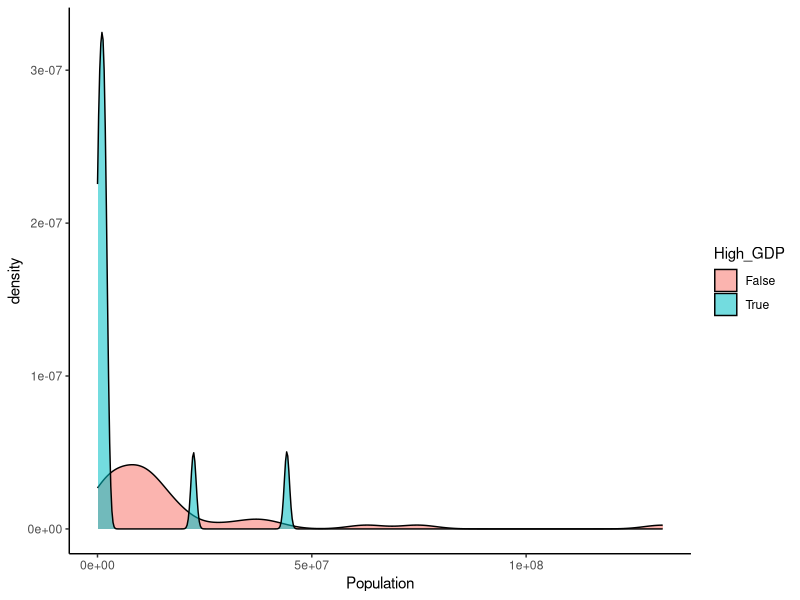
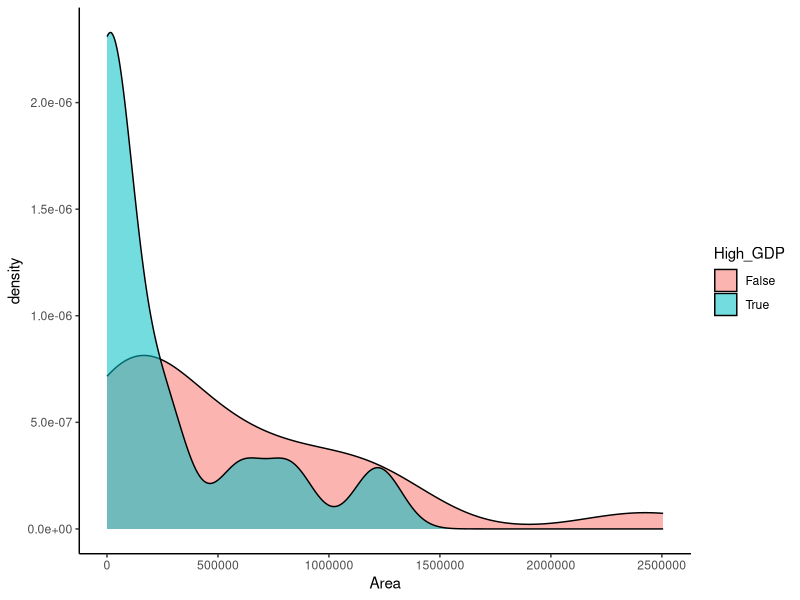
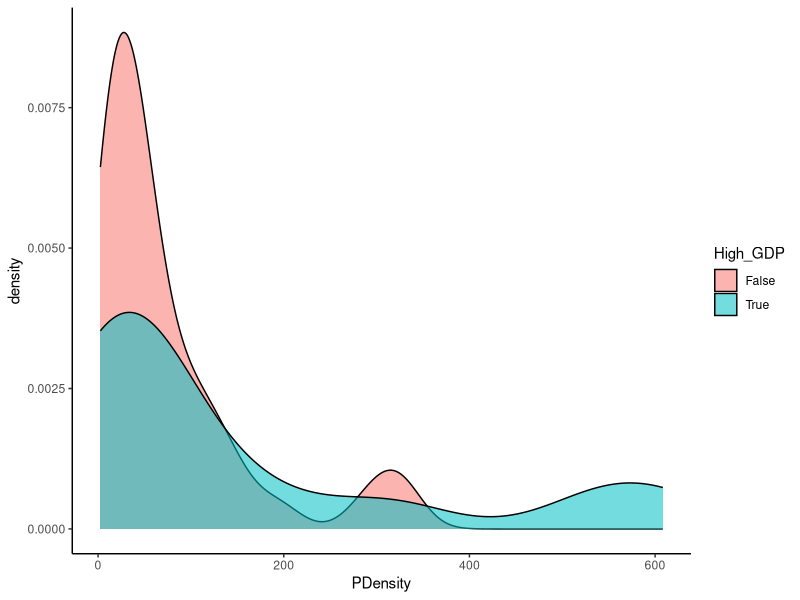
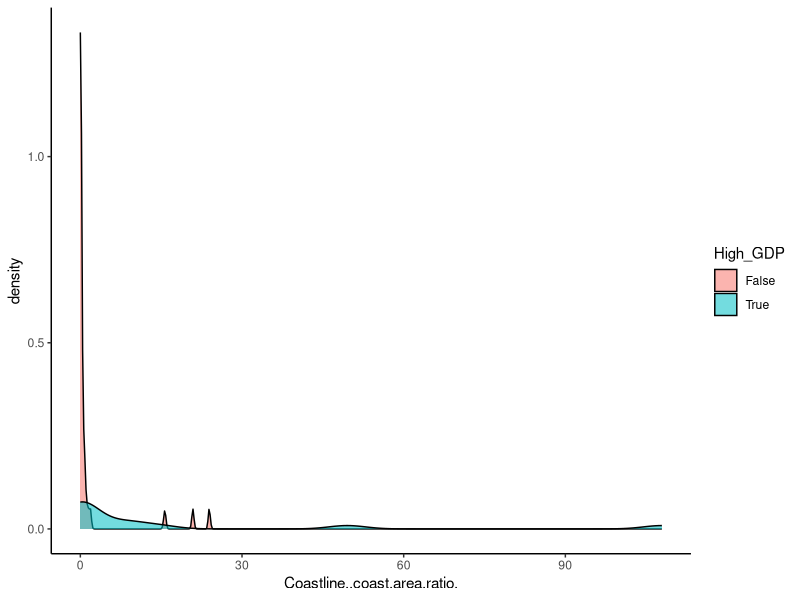
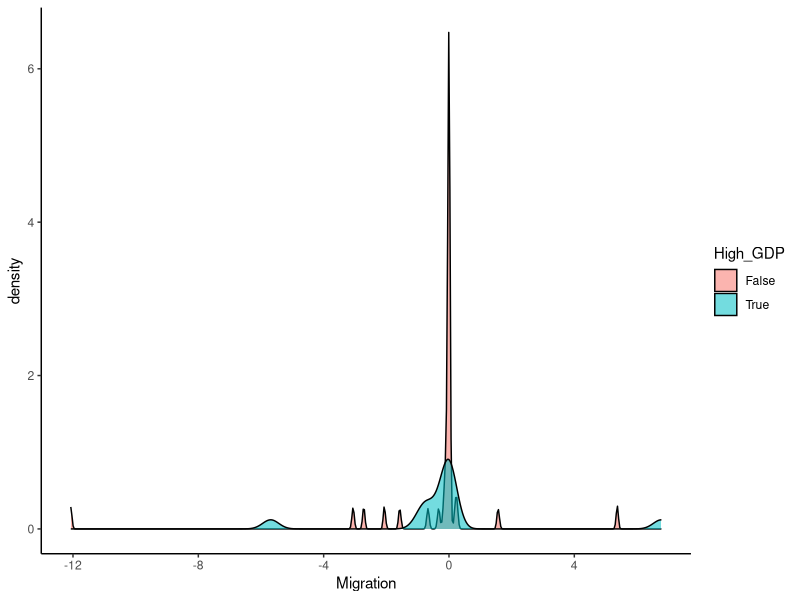
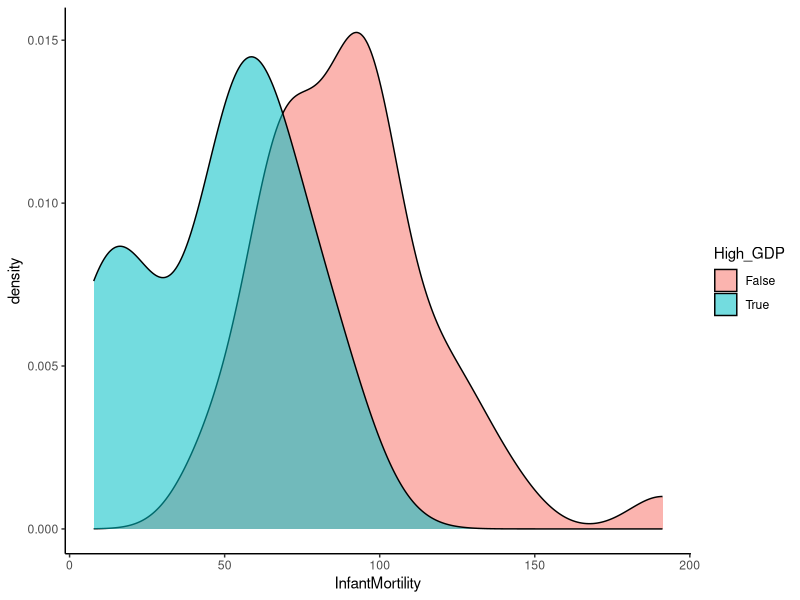
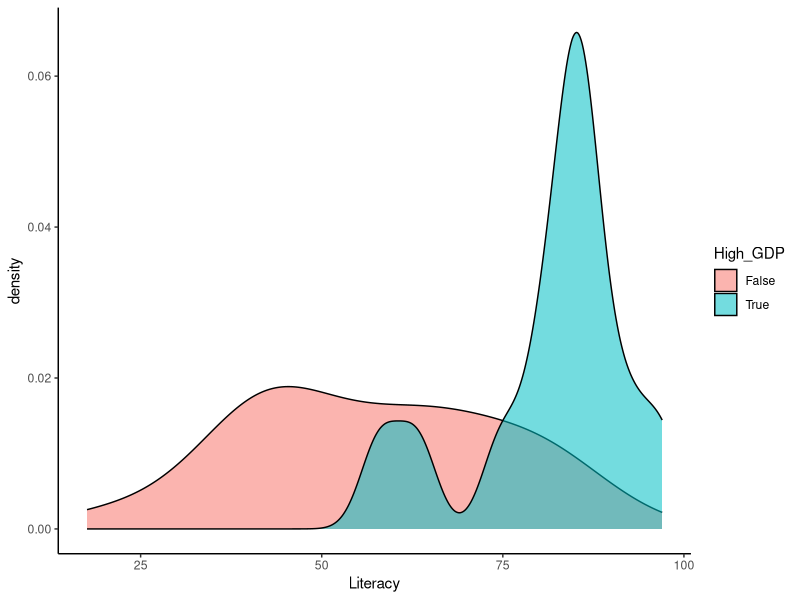
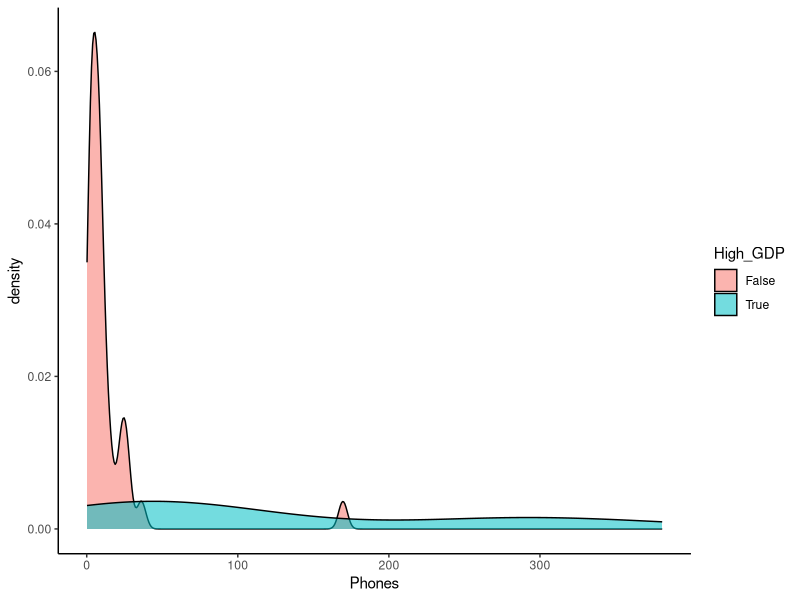

Here is the R script that generated these plots, in order:
######
data<-read.csv("dataSets/countries.csv",stringsAsFactors = F)
str(data)
## Sredjivanje NA i pretvaranje char u numeric

### Ispitivanje da li postoje NA vrednsoti
apply(data[,c(1,2,5:20)],2,function(x) sum(x=="" | x=="-" ))

data[,c(1,2,5:20)]<-apply(data[,c(1,2,5:20)],2,function(x) ifelse(x=="" | x=="-" | x==" ",NA,x))
apply(data[,c(1,2,5:20)],2,function(x) sum(is.na(x)))

### Pretvaranje char u numeric ######
num_vars<-c(5:20)

data[,num_vars]<-apply(data[,num_vars],2,function(x) as.numeric(gsub(",",".",x)))

apply(data[,num_vars],2,function(x) sum(is.na(x)))

## Provera raspodele

apply(data[,num_vars],2,shapiro.test)

### samo service ima normalnu raspodelu
data[,c(5:19)]<-apply(data[,c(5:19)],2,function(x) ifelse(is.na(x),median(x,na.rm = T),x))
data$Service[is.na(data$Service)]<-mean(data$Service,na.rm = T)
###### PRAVLJENJE SUBSETA ####
data$Region<-trimws(data$Region)
data<-subset(data,Migration<20 & Region=="SUB-SAHARAN AFRICA")

#### DODAVANJE IZLAZNE VARIJABLE #####
high_gdp<-quantile(data$GDP,probs = 0.75)
data$High_GDP<-ifelse(data$GDP>high_gdp,"True","False")
data$High_GDP<-as.factor(data$High_GDP)
data$GDP<-NULL

### Sredjivanje kolona
data$Country<-NULL
data$Region<-NULL
data$Arable....<-NULL
data$Crops....<-NULL
data$Other....<-NULL

library(ggplot2)
## Uzumamo, postoji znacajna statisticka razlika
ggplot(data,aes(x=Population,fill=High_GDP))+
  geom_density(alpha=0.55)+
  theme_classic()
## Uzimamo, postoji znacajna statisticka razlika
ggplot(data,aes(x=Area,fill=High_GDP))+
  geom_density(alpha=0.55)+
  theme_classic()
## Uzimamo, postoji znacajna statisticka razlika
ggplot(data,aes(x=PDensity,fill=High_GDP))+
  geom_density(alpha=0.55)+
  theme_classic()
## Uzimamo, postoji znacajna statisticka razlika
ggplot(data,aes(x=Coastline..coast.area.ratio.,fill=High_GDP))+
  geom_density(alpha=0.55)+
  theme_classic()
## Uzimamo, postoji znacajna statisticka razlika
ggplot(data,aes(x=Migration,fill=High_GDP))+
  geom_density(alpha=0.55)+
  theme_classic()
## Uzimamo, postoji znacajna statisticka razlika
ggplot(data,aes(x=InfantMortility,fill=High_GDP))+
  geom_density(alpha=0.55)+
  theme_classic()
## Uzimamo, postoji znacajna statisticka razlika
ggplot(data,aes(x=Literacy,fill=High_GDP))+
  geom_density(alpha=0.55)+
  theme_classic()
## Uzimamo, postoji znacajna statisticka razlika
ggplot(data,aes(x=Phones,fill=High_GDP))+
  geom_density(alpha=0.55)+
  theme_classic()
## Uzimamo, postoji znacajna statisticka razlika
ggplot(data,aes(x=Climate,fill=High_GDP))+
  geom_density(alpha=0.55)+
  theme_classic()
## Uzimamo, postoji znacajna statisticka razlika
ggplot(data,aes(x=Birthrate,fill=High_GDP))+
  geom_density(alpha=0.55)+
  theme_classic()
## Uzimamo, postoji znacajna statisticka razlika
ggplot(data,aes(x=Deathrate,fill=High_GDP))+
  geom_density(alpha=0.55)+
  theme_classic()
## Uzimamo, postoji znacajna statisticka razlika
ggplot(data,aes(x=Agriculture,fill=High_GDP))+
  geom_density(alpha=0.55)+
  theme_classic()
## Uzimamo, postoji znacajna statisticka razlika
ggplot(data,aes(x=Industry,fill=High_GDP))+
  geom_density(alpha=0.55)+
  theme_classic()
## Uzimamo, postoji znacajna statisticka razlika
ggplot(data,aes(x=Service,fill=High_GDP))+
  geom_density(alpha=0.55)+
  theme_classic()
#####################################
## KNN Algorithm ####

apply(data[,-15],2,function(x)length(boxplot.stats(x)$out))

transform<-as.data.frame(apply(data[,c(1:13)],2,function(x) scale(x,center = median(x),scale = IQR(x))))
transform$Service<-as.vector(scale(data$Service))
transform$High_GDP<-data$High_GDP
##########################
transform$Climate<-NULL
##########################